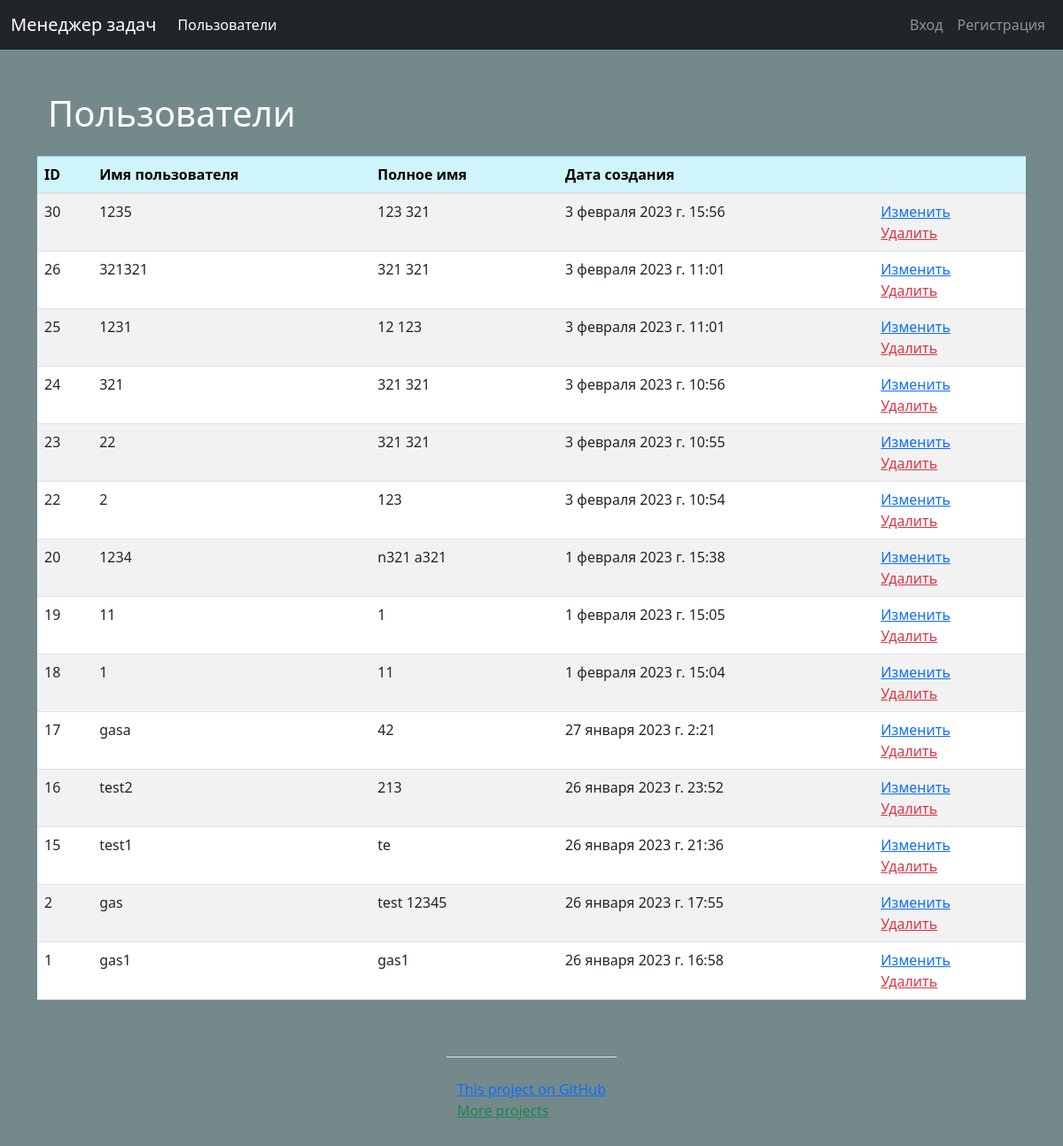
/users/, run on an earlier commit of the app's database.
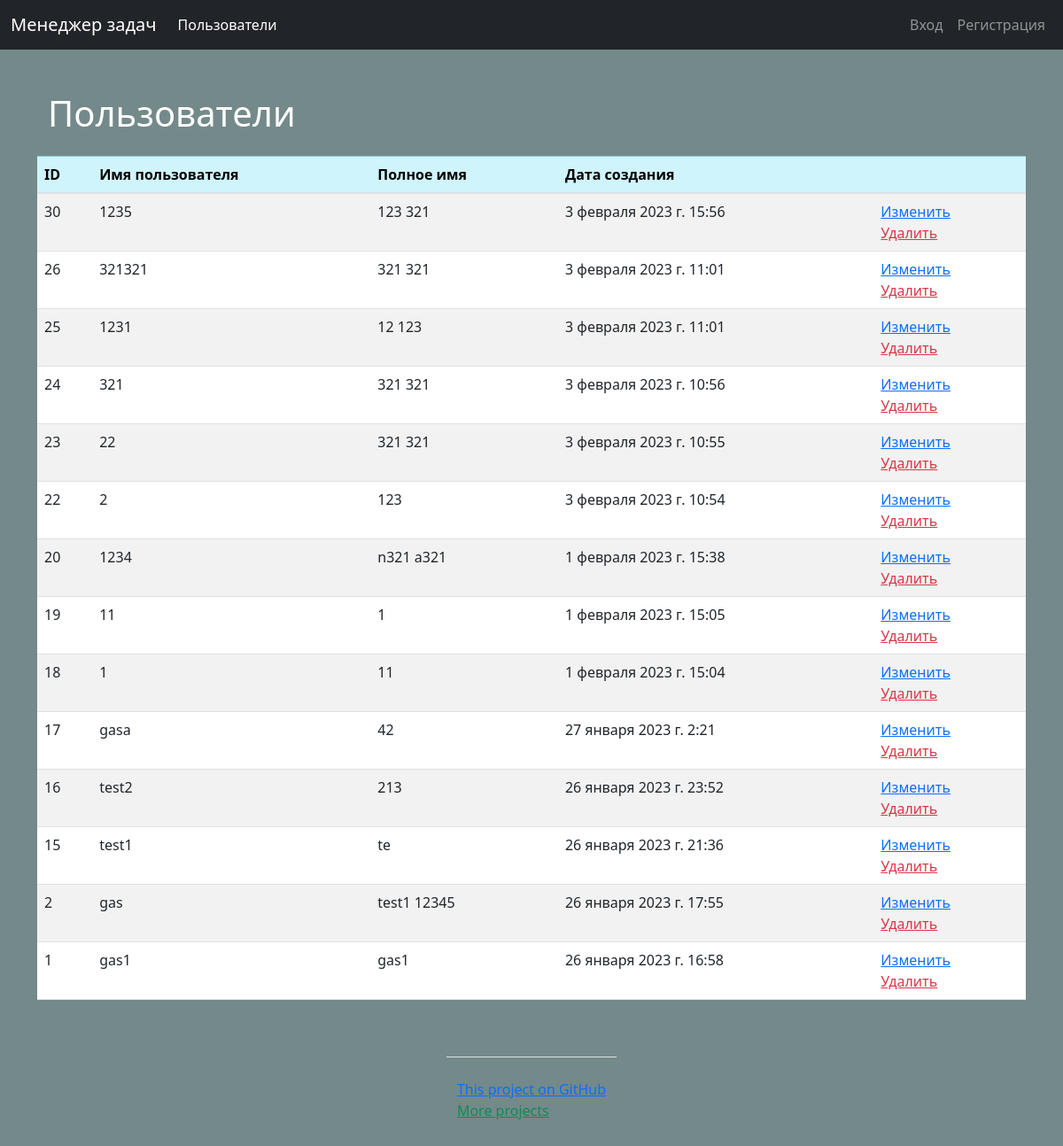
And on a later commit of the database.
### users/models.py (models this page shows, shortened)
class Users(AbstractUser):
    class Meta:
        ordering = ['-date_joined']

### users/views.py (the view)
# urls.py: path('', UserView.as_view(), name='users'),
class UserView(ListView):
    template_name = 'users/users.html'
    model = Users
    context_object_name = 'users'
    extra_context = {'title': _('Users'), 'btn_update': _('Update'), 'btn_delete': _('Delete')}
    redirect_field_name = 'home'

### task_manager/templates/users/users.html (shortened to what this page needs)
{% extends 'base.html' %}
{% load bootstrap4 %}
{% load i18n %}
{% block content %}
<div class="container wrapper flex-grow-1">
    <h1 class="my-4">{{ title }}</h1></div>
<table class="table table-striped ">
    <thead>
    <tr class="table-info">
        <th scope="col">ID</th>
        <th scope="col">{% trans 'Username' %}</th>
        <th scope="col">{% trans 'Fullname' %}</th>
        <th scope="col">{% trans 'Created date' %}</th>
        <th scope="col"></th>
    </tr>
    </thead>
    {% for user in users %}
    <tr>
        <td>{{user.id}}</td>
        <td>{{user.username}}</td>
        <td>{{user.first_name}} {{user.last_name}}</td>
        <td>{{user.date_joined}}</td>
        <td>
            <a class="text-orange" href="{% url 'update_user' user.pk %}">{{ btn_update }}</a>
            <br>
            <a class="text-danger" href="{% url 'delete_user' user.pk %}">{{ btn_delete }}</a>
        </td>
    </tr>
    {% empty %}
    <li>Sorry, no athletes in this list.</li>
    {% endfor %}
</table>
{% endblock %}

What changed in the data, as far as the page shows it:
changed Users "gas": first_name "test" → "test1"
